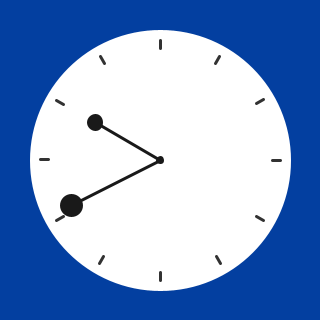
Frame 1 (no input)
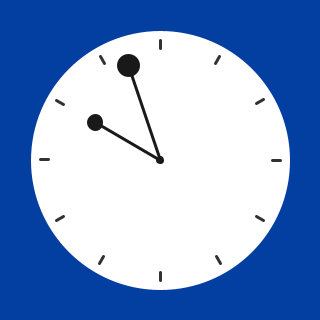
Frame 60 (the mouse pressed at the canvas centre just before this capture)
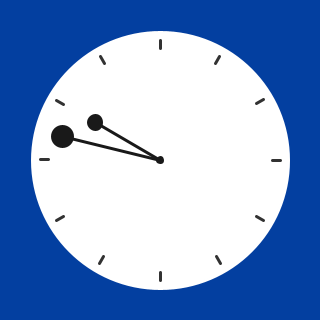
Frame 120 (the mouse held since frame 60 and released just before this capture)

The Processing sketch that drew these frames (run headless with seeded random() and noise(); from frame 60 on, the mouse is pressed at the canvas centre):

// Processing sketch: momentum_clock
// ── momentum_clock.pde
int initialHours = 10;    //time to start at, in hours, 0-12
int initialMinutes = 50; // time to start at, in minutes, 0-60

float x = 0;
float y = 0;
float segLength = 100;
float hourSegLength = 75;
int dotSize = 20;

float omega = 2*PI;
float zeta = 0.05;
float alpha = omega * zeta;
float gamma = omega * (sqrt(1-(pow(zeta,2))));
float theta = 0.0;
float time = 0.0;
float timeDelta = 0.01;

float lastTheta = 0.0;
float lerp = 0.95;
float reverseThreshold = 0.001;
float runningAverage = 0.0;
boolean increasing = false;
boolean firstLoop = true;
float thetaDelta = -2*PI/60;
float increment = -PI - (initialMinutes/60.0*2*PI); // time to start at, in minutes, 0-60;
float position = 0.0;


float xHour = 0.0;
float yHour = 0.0;

void setup() {
  size(320, 320);
  frameRate(80);
  strokeCap(ROUND);
  strokeWeight(5); 
}

void draw() {
  //background(255);
  background(3,63,160);  

  // draw the clock face
  //stroke(0);
  //fill(0);
  stroke(255);
  fill(255);
  ellipse(width/2,height/2,width*0.8,height*0.8);
  
  // draw the hour dashes
  stroke(50);
  strokeWeight(3);
  fill(50);
  float r_inner = width/2 * 0.70;
  float r_outer = width/2 * 0.75; 
  for (int i = 0; i < 12; i = i+1) {
    float tempTheta = i * 30.0; 
    tempTheta = radians(tempTheta);
    float temp_x_inner = r_inner * cos(tempTheta) + width/2;
    float temp_y_inner = r_inner * sin(tempTheta) + height/2;
    float temp_x_outer = r_outer * cos(tempTheta) + width/2;
    float temp_y_outer = r_outer * sin(tempTheta) + height/2;
    line(temp_x_inner, temp_y_inner, temp_x_outer, temp_y_outer);
  } 
  strokeWeight(5); 
  
  // basic underdamped pendulum with friction force formula
  theta = (exp(-alpha * time) * ((alpha/gamma)*sin(gamma * time) + cos(gamma * time))) + increment;
  
  // track the running average of theta to see if the pendulum has "settled" into one place
  runningAverage = lerp * runningAverage + (1.0 - lerp) * abs(lastTheta - theta);
  
  // if the pendulum has essentially stopped moving, flip the time and flasely inflate the running 
  // average so that it doesn't trigger a reversal immediately
  if (runningAverage <= reverseThreshold)  {
    timeDelta = -timeDelta;
    runningAverage = 99.0;
  }
  
  // if this isn't the first time through and the time has regressed to zero, flip the movement
  if (firstLoop == false)  {
    if (time <= 0.0)  {
      timeDelta = -timeDelta;
      increment = increment + thetaDelta;
    }
  }
  
  if (firstLoop == true)  {
    firstLoop = false;
  }
  
  // change from cylindrical to rectangular coordinates for minute hand dot
  y = width/2 + cos(theta) * segLength;
  x = height/2 + sin(theta) * segLength; 
  
  if (initialHours >= 6)  {
    xHour = (width/2 + hourSegLength * cos((initialHours-3)/12.0*2*PI));
    yHour = (height/2 + hourSegLength * sin((initialHours-3)/12.0*2*PI));
  }
  else  {
    xHour = (width/2 + hourSegLength * cos((initialHours-3)/12.0*2*PI));
    yHour = (height/2 + hourSegLength * sin((initialHours-3)/12.0*2*PI));
  }

  
  // draw the connector segments
  stroke(25);
  fill(25);  
  strokeCap(ROUND);
  strokeWeight(3);
  line(width/2,height/2,x,y);
  line(width/2,height/2,xHour,yHour);
  
  // draw the center dot
  ellipse(width/2,height/2,5,5);
  
  // draw the minute hand dot and hour hand dot
  ellipse(x, y, dotSize, dotSize);
  ellipse(xHour,yHour,dotSize*0.667,dotSize*0.667);
   
  // update the various loop variables  
  time = time + timeDelta;
  lastTheta = theta;
  position = (-(degrees(increment)+180)) % 360;
  
 // print out some debug tracking stats
  String stime = nf(time,3,2);
  String stheta = nf(theta,3,2);
  String sx = nf(x,3,2);  
  String sy = nf(y,3,2); 
  String sRunningAverage = nf(runningAverage,2,4);
  String sIncrement = nf(position,3,1); 
  print(stime);
  print("\t");
  print(stheta);
  print("\t");
  print(sx);
  print("\t");
  print(sy);
  print("\t");
  print(sRunningAverage);
  print("\t");
  print(sIncrement);
  println();
}

//void keyPressed() {
//  time = 0.0;
//}
